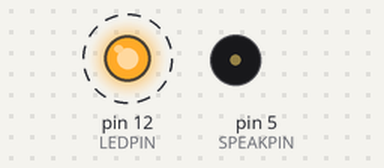
The sketch below on a simulated Arduino Uno, built with avr-gcc and run on an emulated ATmega328P. On the bench: output pins drawn as LEDs (lit = HIGH), buzzer (waves = sounding). Dashed ring = blinking.

Above: at 0.2 s.
Timing chart, 0 to 3.0 s (numbered marks = the images above):
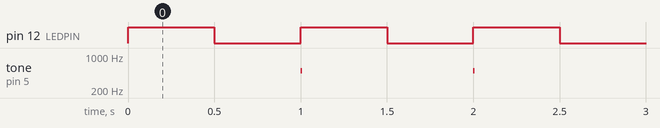

The sketch:

codex.ino
```cpp
const int LEDPIN = 12;
const int SPEAKPIN = 5;
void setup() {
  // Serial.begin(9600);
  pinMode(LEDPIN,OUTPUT);
  digitalWrite(LEDPIN,HIGH);
  tone(SPEAKPIN, 0, 8);
}

void loop() {
  delay(500);
  digitalWrite(LEDPIN,LOW);
  tone(SPEAKPIN, 0, 8);

  delay(500);
  digitalWrite(LEDPIN,HIGH);
  tone(SPEAKPIN, 500, 8);
}
```

Measured:
- by itself, pin 12 (LEDPIN): alternates HIGH for 0.50 s and LOW for 0.50 s
- by itself, tone on pin 5 (SPEAKPIN): alternates 500 Hz for 0.01 s and silent for 0.99 s
